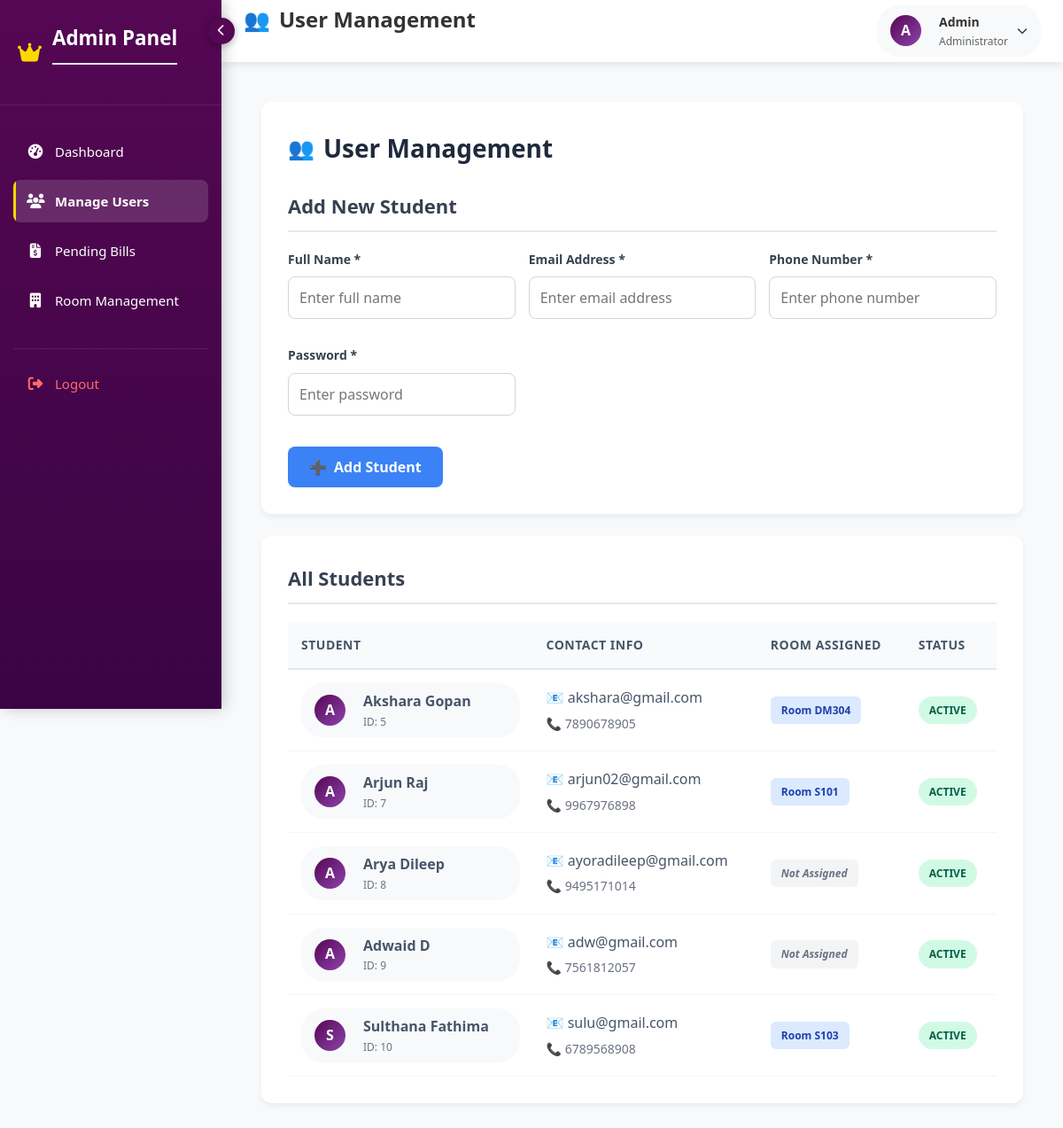
Page /manage_users.php (signed in) on the committed database.
### tables this page shows
CREATE TABLE `users` (
  `id` int(11) NOT NULL,
  `name` varchar(100) NOT NULL,
  `email` varchar(100) NOT NULL,
  `phone` varchar(15) NOT NULL,
  `password` varchar(255) NOT NULL,
  `room_id` int(11) DEFAULT NULL,
  `role` enum('admin','student') NOT NULL DEFAULT 'student',
  `status` enum('active','inactive') NOT NULL DEFAULT 'active',
  `created_at` datetime DEFAULT current_timestamp()
);

CREATE TABLE `rooms` (
  `id` int(11) NOT NULL,
  `room_number` varchar(10) NOT NULL,
  `type` enum('Single','Double','Dormitary') NOT NULL,
  `price` decimal(10,2) NOT NULL,
  `is_available` tinyint(1) DEFAULT 1,
  `status` enum('active','inactive') DEFAULT 'active',
  `image` varchar(255) DEFAULT NULL
);

### manage_users.php (the view, shortened to what this page needs)
<?php
require_once 'connect.php';
$stmt = $pdo->prepare("
    SELECT u.id, u.name, u.email, u.phone, u.status, r.room_number
    FROM users u
    LEFT JOIN rooms r ON u.room_id = r.id
    WHERE u.role = 'student'
");
$stmt->execute();
$students = $stmt->fetchAll();
?>
<!DOCTYPE html>
<html>
<head>
</head>
<body>
<?php include 'sidebar.php'; ?>
<div class="container">
    <div class="card">
        <h1>User Management</h1>
        <h2>Add New Student</h2>
        <form method="POST" id="userForm">
            <div class="form-grid">
                <div class="form-group">
                    <label for="name">Full Name *</label>
                    <input type="text" id="name" name="name" placeholder="Enter full name" required>
                </div>
                <div class="form-group">
                    <label for="email">Email Address *</label>
                    <input type="email" id="email" name="email" placeholder="Enter email address" required>
                </div>
                <div class="form-group">
                    <label for="phone">Phone Number *</label>
                    <input type="text" id="phone" name="phone" placeholder="Enter phone number" required>
                </div>
                <div class="form-group">
                    <label for="password">Password *</label>
                    <input type="password" id="password" name="password" placeholder="Enter password" required>
                </div>
            </div>
            <button type="submit" class="btn btn-primary">Add Student</button>
        </form>
    </div>
    <div class="card">
        <h2>All Students</h2>
        <?php if (count($students) > 0): ?>
            <div class="table-container">
                <table>
                    <thead>
                        <tr>
                            <th>Student</th>
                            <th>Contact Info</th>
                            <th>Room Assigned</th>
                            <th>Status</th>
                        </tr>
                    </thead>
                    <tbody>
                        <?php foreach ($students as $student): ?>
                        <tr>
                            <td>
                                <div class="user-info">
                                    <div class="user-avatar">
                                        <?php echo strtoupper(substr($student['name'], 0, 1)); ?>
                                    </div>
                                    <div>
                                        <strong><?php echo htmlspecialchars($student['name']); ?></strong>
                                        <div style="font-size: 12px; color: #6b7280;">ID: <?php echo $student['id']; ?></div>
                                    </div>
                                </div>
                            </td>
                            <td>
                                <div style="margin-bottom: 5px;">📧 <?php echo htmlspecialchars($student['email']); ?></div>
                                <div style="font-size: 14px; color: #6b7280;">📞 <?php echo htmlspecialchars($student['phone']); ?></div>
                            </td>
                            <td>
                                <?php if ($student['room_number']): ?>
                                    <span class="room-badge room-assigned">Room <?php echo $student['room_number']; ?></span>
                                <?php else: ?>
                                    <span class="room-badge room-unassigned">Not Assigned</span>
                                <?php endif; ?>
                            </td>
                            <td>
                                <span class="status-badge status-<?php echo $student['status']; ?>">
                                    <?php echo ucfirst($student['status']); ?>
                                </span>
                            </td>
                        </tr>
                        <?php endforeach; ?>
                    </tbody>
                </table>
            </div>
        <?php endif; ?>
    </div>
</div>
</body>
</html>

### sidebar.php (shortened to what this page needs)
<!DOCTYPE html>
<html lang="en">
<head>
    <link rel="stylesheet" href="https://cdnjs.cloudflare.com/ajax/libs/font-awesome/6.4.0/css/all.min.css">
</head>
<body>
    <div class="sidebar" id="sidebar">
        <button class="toggle-btn" onclick="toggleSidebar()">
            <i class="fas fa-chevron-left" id="toggleIcon"></i>
        </button>
        <div class="sidebar-header">
            <i class="fas fa-crown"></i>
            <h2>Admin Panel</h2>
        </div>
        <ul class="sidebar-menu">
            <li><a href="admindashboard.php" class="<?php echo basename($_SERVER['PHP_SELF']) == 'admindashboard.php' ? 'active' : ''; ?>">
                <i class="fas fa-tachometer-alt"></i>
                <span class="menu-text">Dashboard</span>
            </a></li>
            <li><a href="manage_users.php" class="<?php echo basename($_SERVER['PHP_SELF']) == 'manage_users.php' ? 'active' : ''; ?>">
                <i class="fas fa-users"></i>
                <span class="menu-text">Manage Users</span>
            </a></li>
            <li><a href="pending_bills.php" class="<?php echo basename($_SERVER['PHP_SELF']) == 'pending_bills.php' ? 'active' : ''; ?>">
                <i class="fas fa-file-invoice-dollar"></i>
                <span class="menu-text">Pending Bills</span>
            </a></li>
            <li><a href="manage_rooms.php" class="<?php echo basename($_SERVER['PHP_SELF']) == 'manage_rooms.php' ? 'active' : ''; ?>">
                <i class="fas fa-building"></i>
                <span class="menu-text">Room Management</span>
            </a></li>
            <li style="margin-top: 30px; border-top: 1px solid rgba(255,255,255,0.1); padding-top: 15px;">
                <a href="logout.php" style="color: #ff6b6b;">
                    <i class="fas fa-sign-out-alt"></i>
                    <span class="menu-text">Logout</span>
                </a>
            </li>
        </ul>
    </div>
    <div class="topbar">
        <div class="topbar-left">
            <h1><?php echo getPageTitle(basename($_SERVER['PHP_SELF'])); ?></h1>
        </div>
            <div class="user-info" onclick="toggleUserMenu()">
                <div class="user-avatar">
                    <?php
                    $username = isset($_SESSION['user']['name']) ? $_SESSION['user']['name'] : 'Admin';
                    echo strtoupper(substr($username, 0, 1));
                    ?>
                </div>
                <div class="user-details">
                    <span class="user-name"><?php echo $username; ?></span>
                    <span class="user-role">Administrator</span>
                </div>
                <i class="fas fa-chevron-down" style="font-size: 12px;"></i>
            </div>
        </div>
    <div class="content" id="mainContent">
</body>
</html>
<?php
function getPageTitle($filename) {
    $titles = [
        'admindashboard.php' => 'Dashboard Overview',
        'manage_users.php' => 'User Management',
        'pending_bills.php' => 'Pending Bills',
        'manage_rooms.php' => 'Room Management',
    ];
    return $titles[$filename] ?? 'Admin Panel';
}
?>

### manage_users.php (style rules this page uses)
* { margin: 0; padding: 0; box-sizing: border-box; font-family: 'Segoe UI', Tahoma, Geneva, Verdana, sans-serif; }
body { background-color: #f8fafc; color: #334155; line-height: 1.6; }
.container { max-width: 1200px; margin: 0 auto; padding: 20px; }
.card { background: white; border-radius: 12px; box-shadow: 0 4px 6px rgba(0, 0, 0, 0.05); padding: 30px; margin-bottom: 25px; }
h1 { color: #1e293b; font-size: 28px; margin-bottom: 25px; display: flex; align-items: center; gap: 10px; }
h1::before { content: "👥"; font-size: 24px; }
h2 { color: #374151; font-size: 22px; margin-bottom: 20px; border-bottom: 2px solid #e2e8f0; padding-bottom: 10px; }
.form-grid { display: grid; grid-template-columns: repeat(auto-fit, minmax(200px, 1fr)); gap: 15px; margin-bottom: 20px; }
.form-group { margin-bottom: 15px; }
label { display: block; margin-bottom: 8px; font-weight: 600; color: #374151; font-size: 14px; }
input { width: 100%; padding: 12px; border: 1px solid #d1d5db; border-radius: 8px; font-size: 16px; transition: all 0.3s ease; }
.btn { display: inline-flex; align-items: center; gap: 8px; padding: 12px 24px; border-radius: 8px; text-decoration: none; font-weight: 600; cursor: pointer; transition: all 0.3s ease; border: none; font-size: 16px; }
.btn-primary { background-color: #3b82f6; color: white; }
.btn-primary::before { content: "➕"; }
.table-container { overflow-x: auto; margin-top: 20px; }
table { width: 100%; border-collapse: collapse; background: white; }
th { background-color: #f8fafc; color: #475569; font-weight: 600; padding: 15px; text-align: left; border-bottom: 2px solid #e2e8f0; font-size: 14px; text-transform: uppercase; letter-spacing: 0.5px; }
td { padding: 15px; border-bottom: 1px solid #f1f5f9; color: #475569; }
.status-badge { display: inline-block; padding: 6px 12px; border-radius: 20px; font-size: 12px; font-weight: 600; text-transform: uppercase; }
.status-active { background-color: #d1fae5; color: #065f46; }
.room-badge { display: inline-block; padding: 6px 12px; border-radius: 6px; font-size: 12px; font-weight: 600; }
.room-assigned { background-color: #dbeafe; color: #1e40af; }
.room-unassigned { background-color: #f3f4f6; color: #6b7280; font-style: italic; }
.user-avatar { width: 40px; height: 40px; border-radius: 50%; background: linear-gradient(135deg, #667eea 0%, #764ba2 100%); display: flex; align-items: center; justify-content: center; color: white; font-weight: 600; font-size: 16px; margin-right: 10px; }
.user-info { display: flex; align-items: center; }

### rows in the picture
users: name "A", name "Akshara Gopan", id "5", email "akshara@gmail.com", phone "7890678905", room.room_number "DM304", status "ACTIVE"
users: name "A", name "Arjun Raj", id "7", email "arjun02@gmail.com", phone "9967976898", room.room_number "S101", status "ACTIVE"
users: name "A", name "Arya Dileep", id "8", email "ayoradileep@gmail.com", phone "9495171014", shows "Not Assigned", status "ACTIVE"
users: name "A", name "Adwaid D", id "9", email "adw@gmail.com", phone "7561812057", shows "Not Assigned", status "ACTIVE"
users: name "S", name "Sulthana Fathima", id "10", email "sulu@gmail.com", phone "6789568908", room.room_number "S103", status "ACTIVE"

### other values in the picture
getPageTitle(basename($_SERVER['PHP_SELF'])) "User Management"
substr($username, 0, 1) "A"
$username "Admin"
